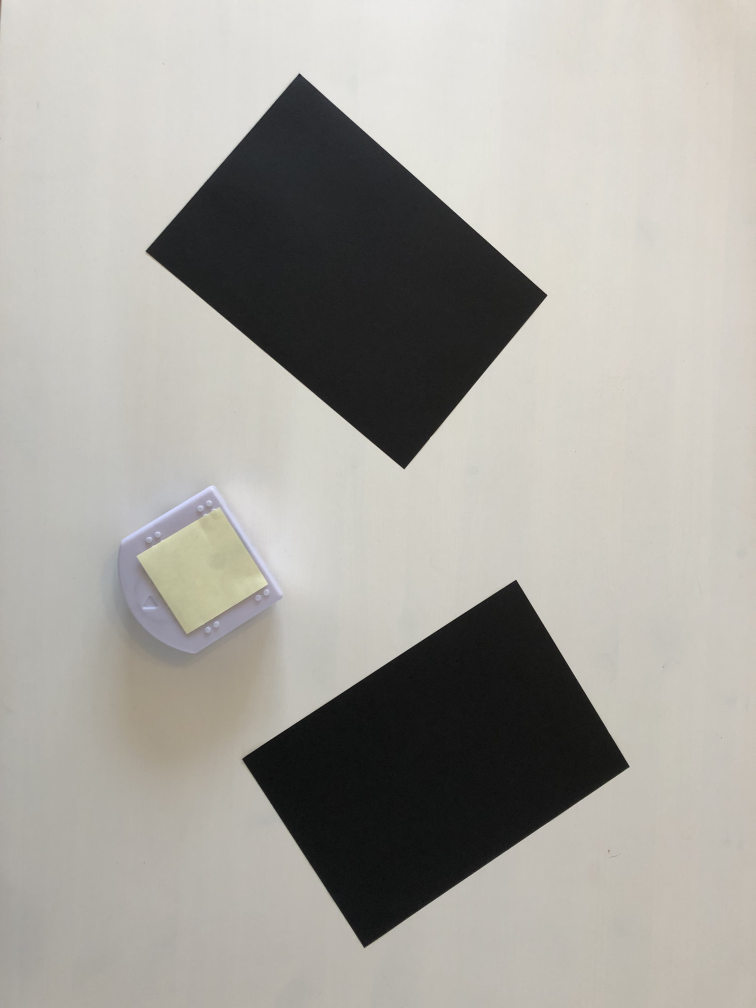
#> input picture images/corner_detection_thymio2.jpg, 3024 x 4032 px, given in place of the camera (shown at 1/4 size)
$ python main_computer_vision.py   (older library calls are emulated)
#> lines starting #> are read from the running program, lines starting #| are printed output that depends on the picture; after the words box and inside, x2 and y2 are one past the last pixel; in counts of white or black regions, pixels touching at a corner belong together
### tools.py
#Tools

#Importations
import cv2

#Take picture with camera
def take_frame():
	# 1.creating a video object
	video = cv2.VideoCapture(0)
	# 2. Variable
	a = 0
	# 3. While loop
	while True:
		a = a + 1
		# 4.Create a frame object
		check, frame = video.read()
		# Converting to grayscale
		#gray = cv2.cvtColor(frame,cv2.COLOR_BGR2GRAY)
		# 5.show the frame!
		cv2.imshow("Capturing",frame)
		# 6.for playing
		key = cv2.waitKey(1)
		if key == ord('q'):
			break
	# 7. image saving
	showPic = cv2.imwrite("frame.jpg",frame)
	print(showPic)
	# 8. shutdown the camera
	video.release()
	cv2.destroyAllWindows()

#Load an image
def load():
	take_frame()
#> in take_frame, frame is the input picture: shape (4032, 3024, 3); mean B, G, R 158.7, 164.8, 167.2
#> (key q is pressed here)
#| True
	img = cv2.imread('frame.jpg', cv2.IMREAD_COLOR)
	#img = cv2.imread('frame.jpg', cv2.IMREAD_COLOR)
	# If the image path is wrong, the resulting img will be none
	if img is None:
		print('Open Error')
	else:
		print('Image Loaded')

	return img

#Intersection between two segments
# A Python3 program to find if 2 given line segments intersect or not

class Point:
    def __init__(self, x, y):
        self.x = x
        self.y = y

# Given three collinear points p, q, r, the function checks if
# point q lies on line segment 'pr'
# [65 lines left out: functions onSegment, orientation, doIntersect, not called in this run]

#take_frame()

### obstacles_detection.py
#Detection of the corners of the obstacles

#Importations
import cv2
import numpy as np

#Function
def corner_detection(img):
	img_copy = img.copy()

	#Rescaling the image to be seen in the screen
	scale_resize = 1 #1 with images taken by camera, 0.6 with images loaded from computer
	h = img.shape[0]
#> h = 4032
	w = img.shape[1]
#> w = 3024
	h_resize = int(scale_resize*h)
#> h_resize = 4032
	w_resize = int(scale_resize*w)
#> w_resize = 3024
	imS = cv2.resize(img, (w_resize,h_resize))

	#Show the original image
	#cv2.imshow("Original Image", imS)
	#cv2.waitKey(0)
	#cv2.destroyAllWindows()

	#Convert to grayscale
	gray = cv2.cvtColor(img,cv2.COLOR_BGR2GRAY)
	# [7 lines of commented-out code are left out]
	maxCorners = 0 #Return all the corners detected
	qualityLevel = 0.15 #Level of quality of corner desired - to avoid detect false corners
	minDistance = 5 #Minimum Euclidean distance between two corners - assume a certain size of the obstacles
	corners = cv2.goodFeaturesToTrack(gray, maxCorners, qualityLevel, minDistance)
#> corners = 49 rows, first 8: [2188, 1181], [1198, 294], [1616, 1876], [2064, 2320], [2518, 3067], [2886, 2953], [2301, 1805], [969, 3036]

	#Draw red circle on the corners
	corners = np.int0(corners)
	# [11 lines of commented-out code are left out]

	return corners

### start_and_goal.py
#Function that returns the centroid of the start and the centroid of the goal

#Importations
import cv2
import numpy as np

#Function
def start_goal(img):
	blur = cv2.GaussianBlur(img,(1,1),0)
	gray = cv2.cvtColor(blur, cv2.COLOR_BGR2GRAY)
	thresh = cv2.threshold(gray, 0, 255, cv2.THRESH_BINARY_INV | cv2.THRESH_OTSU)[1]

	# apply connected component analysis to the thresholded image
	output = cv2.connectedComponentsWithStats(thresh, connectivity=4, ltype=cv2.CV_32S)
	(numLabels, labels, stats, centroids) = output
	output = img.copy()

	# loop over the number of unique connected component labels
	thymio = []
	for i in range(0, numLabels):
		# extract the connected component statistics and centroid for
		# the current label
		x = stats[i, cv2.CC_STAT_LEFT]		#Coordinate x of the first point
		y = stats[i, cv2.CC_STAT_TOP]		#Coordinate y of the first point
		w = stats[i, cv2.CC_STAT_WIDTH]		#Width
		h = stats[i, cv2.CC_STAT_HEIGHT]	#Height
		area = stats[i, cv2.CC_STAT_AREA]	#Area
		(cX, cY) = centroids[i]				#Centroids


		# ensure the width, height, and area are all neither too small nor too big
		keepWidth = w > 10 and w < 2000
		keepHeight = h > 10 and h < 200
		keepArea = area > 50  #way to identify the goal and the start !

		# ensure the connected component we are examining passes all
		# three tests
		if all((keepWidth,keepHeight, keepArea)):

			#Detect the two triangles representing the thymio from their area
			if ((area < 950) and (area > 750)):
				thymio.append(int(cX))
				thymio.append(int(cY))
				#cv2.rectangle(output, (x, y), (x + w, y + h), (255, 0, 0), 3)
				#cv2.circle(output, (int(cX), int(cY)), 4, (255, 0, 0), -1)


			#Detect the goal from its area
			if ((area < 1500) and (area > 1300)):
				goal = [cX, cY]
				#cv2.rectangle(output, (x, y), (x + w, y + h), (0, 255, 0), 3)
				cv2.circle(output, (int(cX), int(cY)), 4, (0, 255, 0), -1)

	#Start (Thymio) as the mean of the two triangles
	start = []
	start.append(int((thymio[0]+thymio[2])/2))
	start.append(int((thymio[1]+thymio[3])/2))
	cv2.circle(output, (start[0], start[1]), 8, (255, 0, 0), -1)

	#Front with the value of the pixel
	if gray[thymio[1], thymio[0]] > gray[thymio[3], thymio[2]] :
		front = [thymio[2], thymio[3]]
	else :
		front = [thymio[0], thymio[1]]


	cv2.circle(output, (front[0], front[1]), 6, (0, 0, 255), -1)

	# show our output image and connected component mask
	cv2.imshow("Output", output)
	cv2.waitKey(0)

	#start[0] = int(start[0])
	#start[1] = int(start[1])

	goal[0] = int(goal[0])
	goal[1] = int(goal[1])

	return start, goal, front

### main_computer_vision.py
#Main of computer vision

#Importations of librairies
import cv2
import numpy as np
import pyvisgraph as vg
from tools import *
from start_and_goal import *
from obstacles_detection import *
from intersection import *


#Main
img = load()
cv2.imshow("Original image", img)
cv2.waitKey(0)
cv2.destroyAllWindows()
corners = corner_detection(img)
start, goal, front = start_goal(img)
#> in start_goal, `thresh = cv2.threshold(gray, 0, 255, cv2.THRESH_BINARY_INV | cv2.THRES..`:
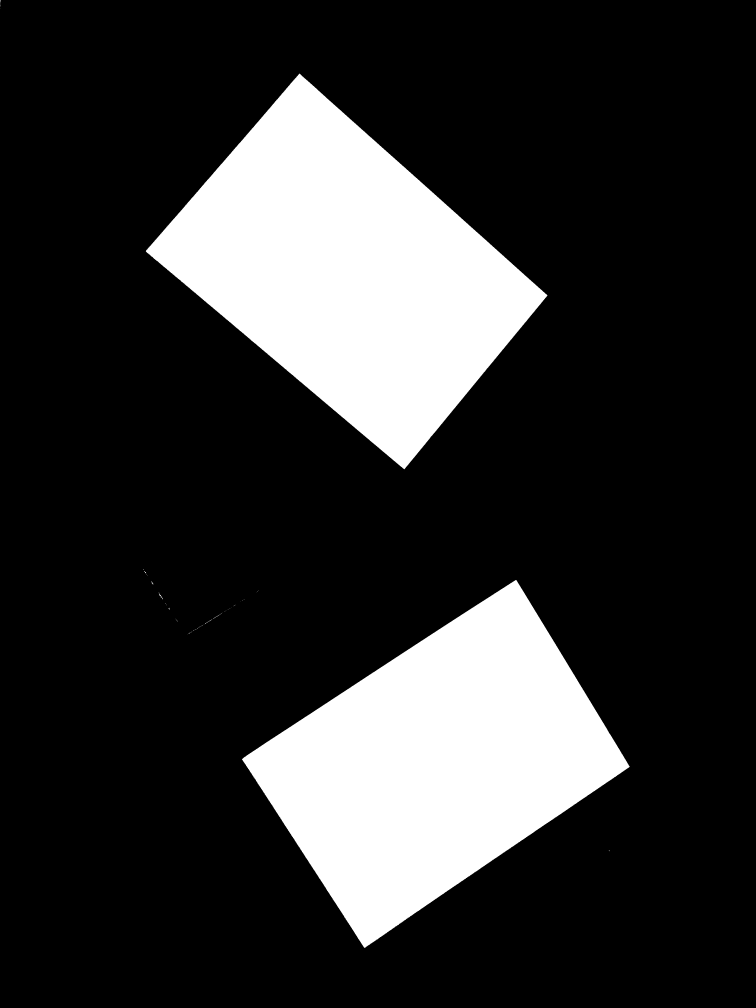
#> thresh: shape (4032, 3024) (shown at 1/4 size); 19.6% white; 59 white regions (53 under 20 px), largest, box (x1, y1, x2, y2) and area: (583, 294, 2190, 1877) 1235452, (968, 2320, 2519, 3791) 1154183, (637, 2374, 649, 2392) 57, (852, 2454, 886, 2476) 45, (819, 2478, 848, 2497) 43, (605, 2325, 613, 2338) 33
#> in start_goal, `(numLabels, labels, stats, centroids) = output`:
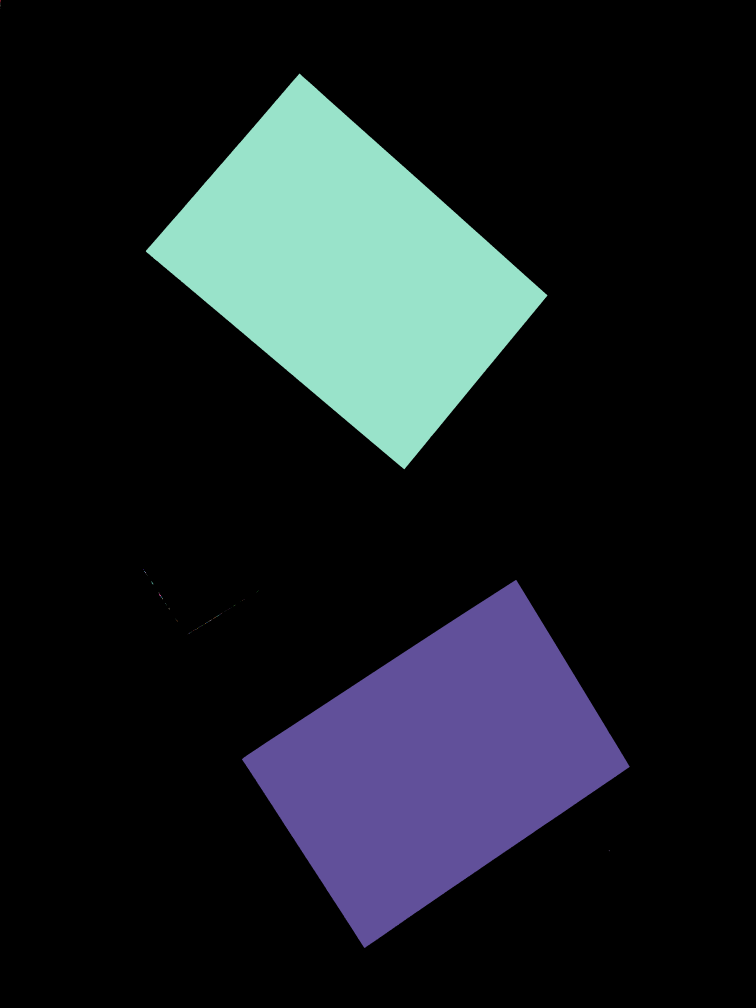
#> labels: shape (4032, 3024) int32 (shown at 1/4 size); 99 distinct labels, from 0 to 98; one colour per label, 0 black
#> in start_goal, `(numLabels, labels, stats, centroids) = output`: numLabels = 99; stats = 99 rows, first 6: [0, 0, 3024, 4032, 9802743], [0, 0, 2, 10, 17], [0, 12, 1, 2, 2], [0, 18, 1, 8, 8], [0, 32, 1, 1, 1], [583, 294, 1607, 1583, 1235451]; centroids = 99 pairs, first value 0 to 2436.1, second value 4.12 to 3402.3
#> the loop in start_goal, `for i in range(0, numLabels):` made 99 passes
#> (x, y, w, h, area, cX, cY, keepWidth) on passes 1, 6, 15, 16, 21: (0, 0, 3024, 4032, 9802743, 1498.7, 2010.4, False), (583, 294, 1607, 1583, 1235451, 1392.2, 1087.1, True), (968, 2320, 1551, 1471, 1154182, 1748, 3052.3, True), (605, 2325, 8, 13, 33, 608.7, 2331.4, False), (637, 2374, 7, 12, 38, 639.7, 2379.8, False)
#> after the loop in start_goal, `for i in range(0, numLabels):`: thymio = []
#> (the run stopped early here; a loop or call above may not have finished)

$ run again, on images/corner_detection_thymio3.jpg
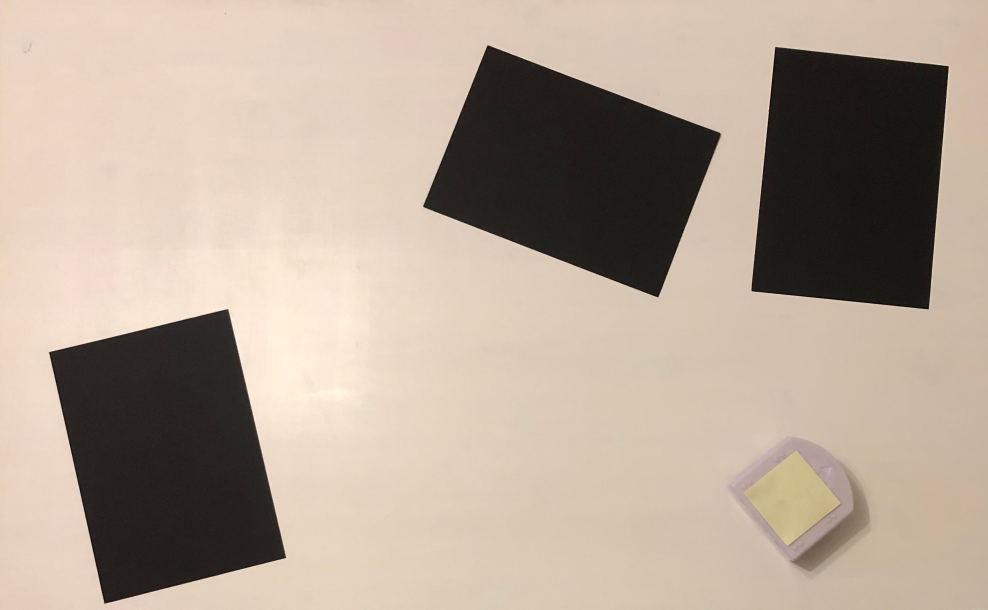
#> input picture images/corner_detection_thymio3.jpg, 2964 x 1828 px, given in place of the camera (shown at 1/3 size)
#> in take_frame, frame is the input picture: shape (1828, 2964, 3); mean B, G, R 149.9, 164.8, 180.1
#| True
#> in corner_detection, `gray = cv2.cvtColor(img,cv2.COLOR_BGR2GRAY)`:
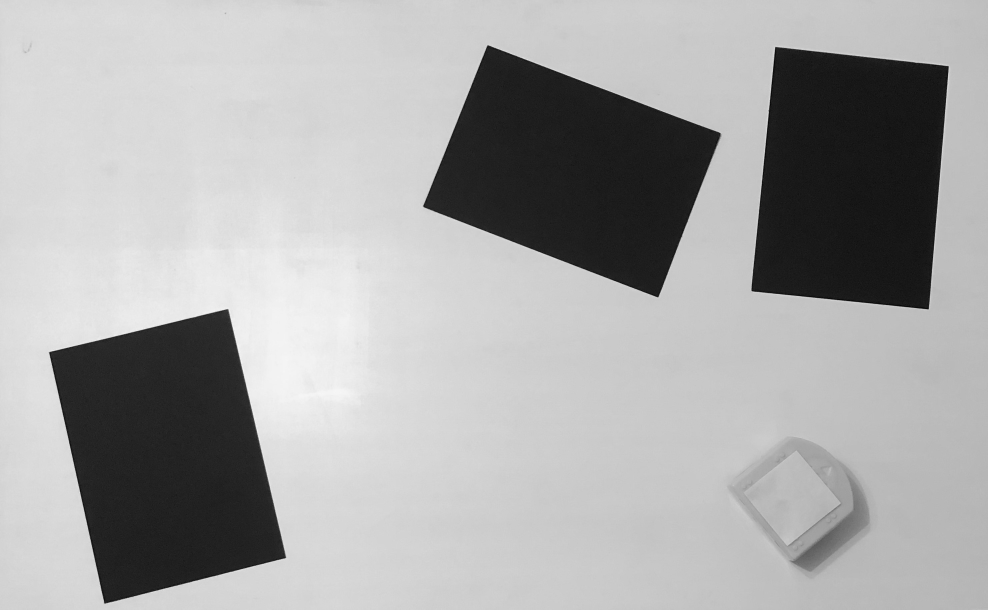
#> gray: shape (1828, 2964) (shown at 1/3 size); min 1, max 251, mean 167.7
#> in corner_detection, `corners = cv2.goodFeaturesToTrack(gray, maxCorners, qualityLevel, minD..`: corners = 22 rows, first 8: [2326, 142], [2844, 199], [1973, 891], [148, 1056], [2785, 927], [314, 1809], [857, 1672], [2256, 872]
#> thresh: shape (1828, 2964); 22.5% white; 60 white regions (55 under 20 px), largest, box (x1, y1, x2, y2) and area: (148, 928, 858, 1811) 428276, (1270, 136, 2163, 892) 395252, (2255, 141, 2846, 928) 388835, (2376, 1539, 2568, 1703) 8859, (2561, 1512, 2569, 1536) 76
#> in start_goal, `(numLabels, labels, stats, centroids) = output`:
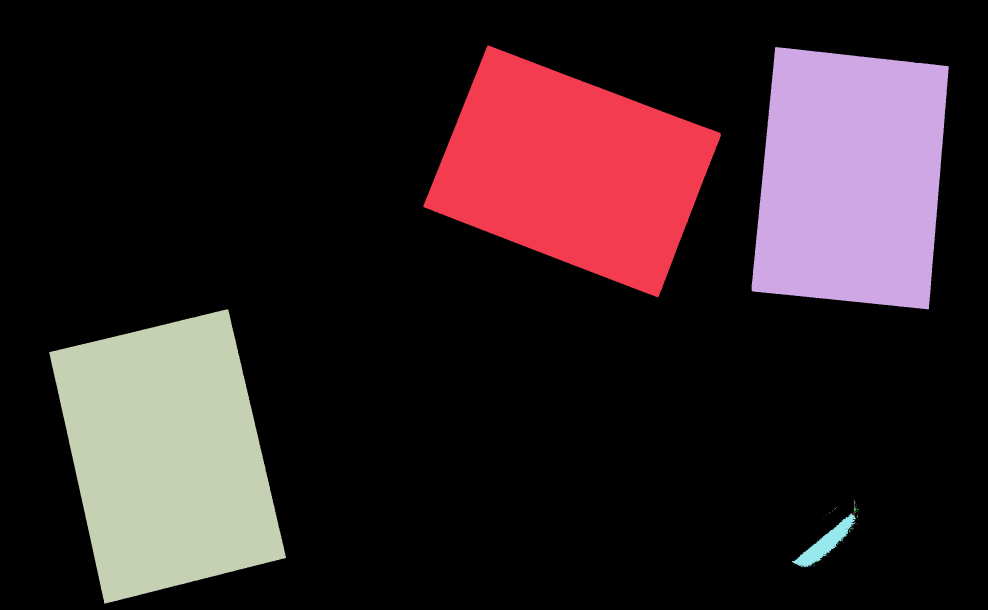
#> labels: shape (1828, 2964) int32 (shown at 1/3 size); 80 distinct labels, from 0 to 79; one colour per label, 0 black
#> numLabels = 80; stats = 80 rows, first 6: [0, 0, 2964, 1828, 4196675], [1270, 136, 893, 756, 395252], [2255, 141, 591, 787, 388835], [148, 928, 710, 883, 428276], [2561, 1499, 2, 2, 4], [2561, 1503, 4, 8, 16]; centroids = 80 pairs, first value 500.6 to 2576, second value 512.9 to 1701
#> the loop in start_goal, `for i in range(0, numLabels):` made 80 passes
#> (x, y, w, h, area, cX, cY, keepWidth) on passes 1, 2, 3, 4, 10, 18, 30: (0, 0, 2964, 1828, 4196675, 1458, 938.3, False), (1270, 136, 893, 756, 395252, 1717.5, 512.9, True), (2255, 141, 591, 787, 388835, 2552.2, 536.2, True), (148, 928, 710, 883, 428276, 500.6, 1367.9, True), (2561, 1512, 3, 12, 21, 2562.3, 1517.2, False), (2561, 1524, 8, 12, 48, 2564.3, 1528.4, False), (2376, 1540, 192, 163, 8825, 2476.7, 1630, True)
#> after the loop in start_goal, `for i in range(0, numLabels):`: thymio = []

$ run again, on images/map.jpg
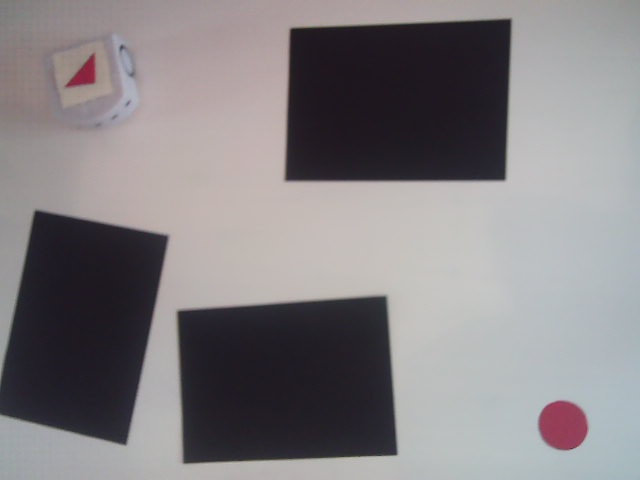
#> input picture images/map.jpg, 640 x 480 px, given in place of the camera
#> in take_frame, frame is the input picture: shape (480, 640, 3); mean B, G, R 131.6, 128.9, 132.8
#| True
#> in corner_detection, `corners = cv2.goodFeaturesToTrack(gray, maxCorners, qualityLevel, minD..`: corners = 18 rows, first 8: [396, 454], [125, 444], [509, 20], [184, 462], [503, 178], [122, 46], [286, 179], [178, 312]
#> in start_goal, `thresh = cv2.threshold(gray, 0, 255, cv2.THRESH_BINARY_INV | cv2.THRES..`:
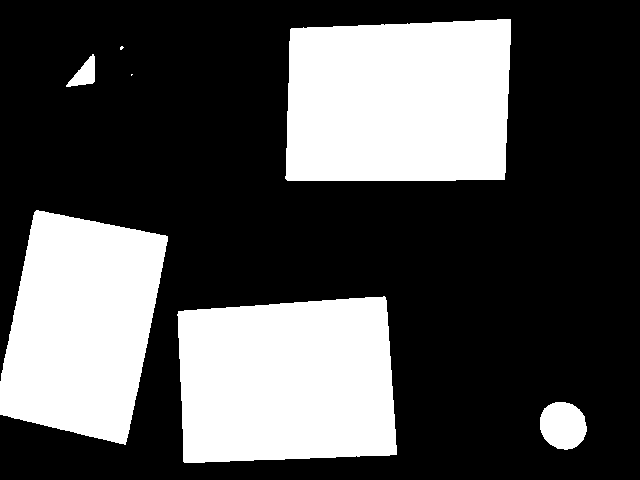
#> thresh: shape (480, 640); 32.1% white; 7 white regions (2 under 20 px), largest, box (x1, y1, x2, y2) and area: (285, 19, 511, 181) 34618, (177, 296, 397, 463) 32988, (0, 210, 168, 445) 28677, (540, 402, 587, 450) 1771, (66, 54, 95, 87) 485
#> in start_goal, `(numLabels, labels, stats, centroids) = output`:
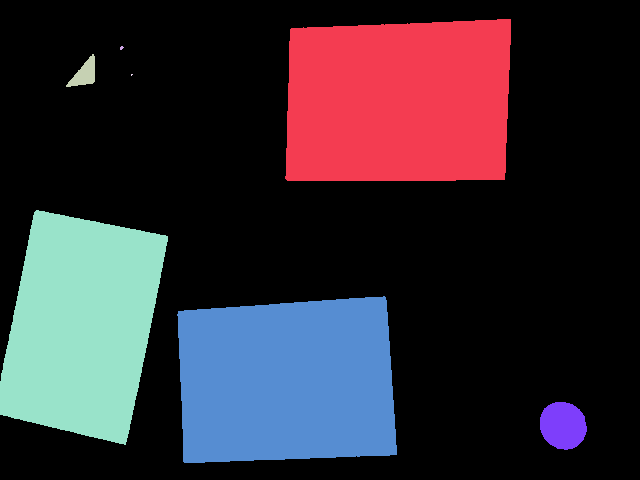
#> labels: shape (480, 640) int32; 8 distinct labels, from 0 to 7; one colour per label, 0 black
#> numLabels = 8; stats = [[0, 0, 640, 480, 208647], [285, 19, 226, 162, 34618], [120, 46, 4, 4, 11], [66, 54, 29, 33, 485], [131, 74, 2, 2, 3], [0, 210, 168, 235, 28677], [177, 296, 220, 167, 32988], [540, 402, 47, 48, 1771]]; centroids = [[342.9, 227], [398.5, 101.6], [121.2, 47.45], [84.2, 73.58], [131.3, 74.33], [81.09, 325.4], [286.6, 381], [562.7, 425.1]]
#> the loop in start_goal, `for i in range(0, numLabels):` made 8 passes
#> (x, y, w, h, area, cX, cY, keepWidth) on passes 1, 2, 4, 6, 7, 8: (0, 0, 640, 480, 208647, 342.9, 227, True), (285, 19, 226, 162, 34618, 398.5, 101.6, True), (66, 54, 29, 33, 485, 84.2, 73.58, True), (0, 210, 168, 235, 28677, 81.09, 325.4, True), (177, 296, 220, 167, 32988, 286.6, 381, True), (540, 402, 47, 48, 1771, 562.7, 425.1, True)
#> after the loop in start_goal, `for i in range(0, numLabels):`: thymio = []
